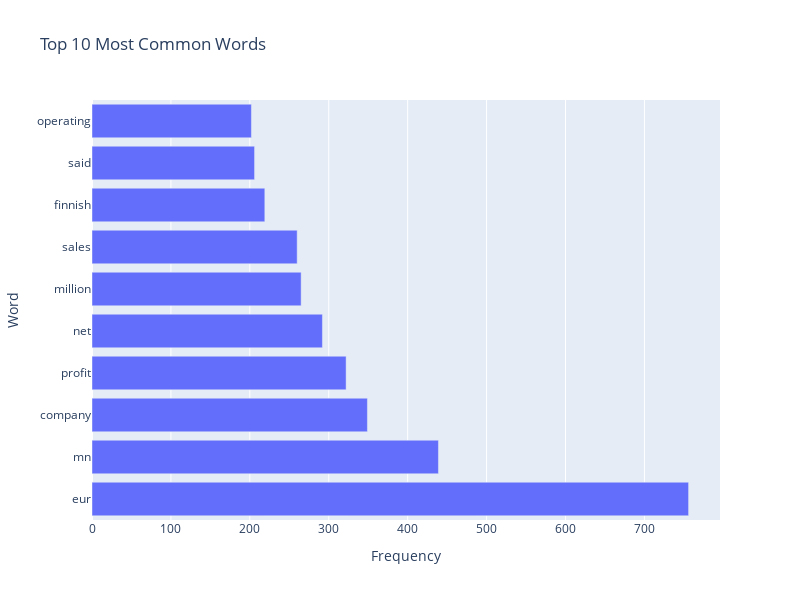

Write notebook code for a chart like this one.
### Code cell
#The plot above showed the frequently used stop words. Following plot shows frequently used non-stop words
counter = Counter()
for word in corpus:
    # Removing special characters and stop words
    word = re.sub(r'[^a-zA-Z0-9\s]', '', word)
    if word.lower() not in stop and word != '':
        counter[word.lower()] += 1

most_common = counter.most_common()

x, y = zip(*most_common[:10])

fig = px.bar(x=y, y=x, orientation='h', 
             labels={'x': 'Frequency', 'y': 'Word'},
             title='Top 10 Most Common Words')
fig.update_layout(height=600, width=800)
fig.show()

### Figure 1 — Plotly figure (JSON) as saved in the notebook; plotly's stock layout.template omitted (floating-point values rounded to 4 significant figures)
{"data": [{"alignmentgroup": "True", "hovertemplate": "Frequency=%{x}<br>Word=%{y}<extra></extra>", "legendgroup": "", "marker": {"color": "#636efa", "pattern": {"shape": ""}}, "name": "", "offsetgroup": "", "orientation": "h", "showlegend": false, "textposition": "auto", "type": "bar", "x": [756, 439, 349, 322, 292, 265, 260, 219, 206, 202], "xaxis": "x", "y": ["eur", "mn", "company", "profit", "net", "million", "sales", "finnish", "said", "operating"], "yaxis": "y"}], "layout": {"barmode": "relative", "height": 600, "legend": {"tracegroupgap": 0}, "title": {"text": "Top 10 Most Common Words"}, "width": 800, "xaxis": {"anchor": "y", "autorange": true, "domain": [0, 1], "range": [0, 795.8], "title": {"text": "Frequency"}, "type": "linear"}, "yaxis": {"anchor": "x", "autorange": true, "domain": [0, 1], "range": [-0.5, 9.5], "title": {"text": "Word"}, "type": "category"}}}
